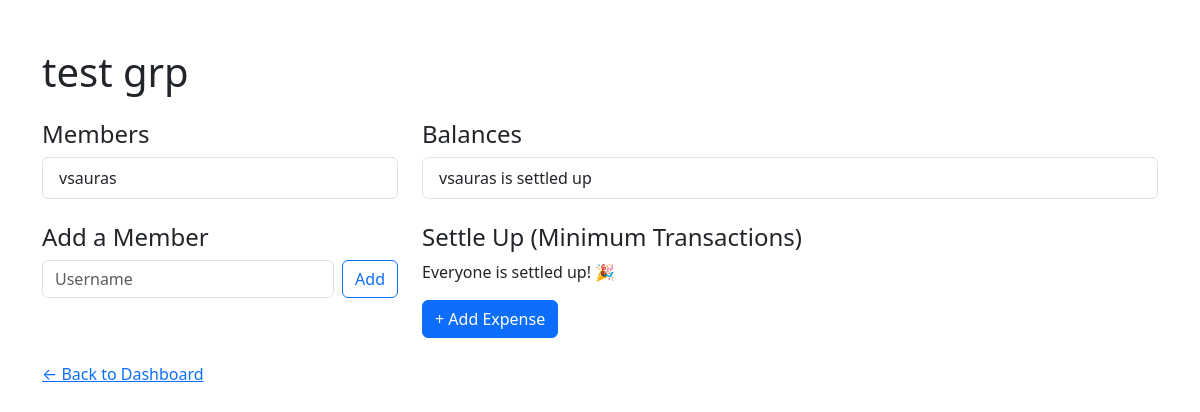
/group/1 (signed in), run on an earlier commit of the app's database.
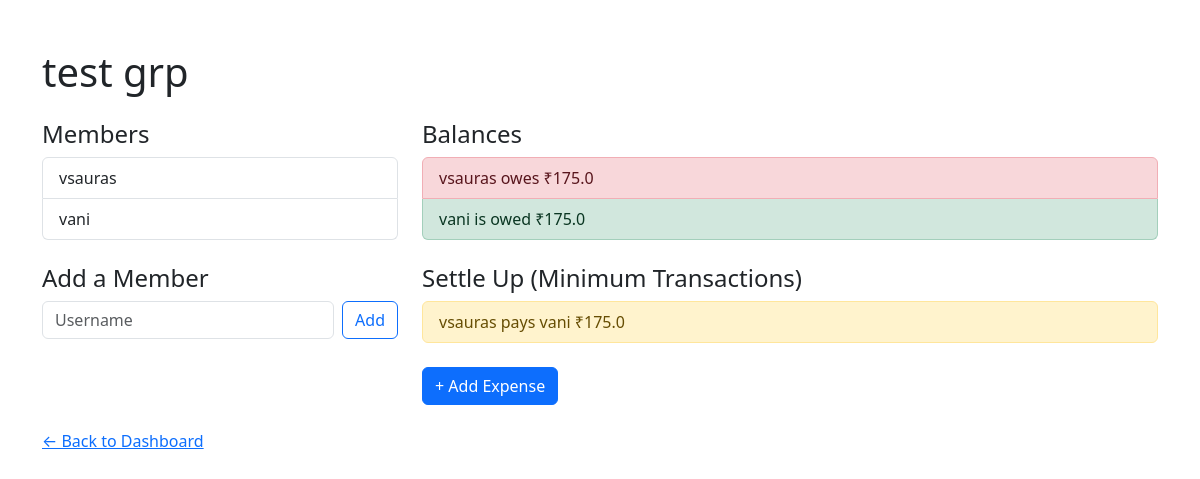
And on a later commit of the database.
### app.py (models this page shows)
class User(db.Model, UserMixin):
    id = db.Column(db.Integer, primary_key=True)
    username = db.Column(db.String(80), unique=True, nullable=False)
    email = db.Column(db.String(120), unique=True, nullable=False)
    password_hash = db.Column(db.String(200), nullable=False)

### app.py (the view)
@app.route('/group/<int:group_id>')
@login_required
def view_group(group_id):
    group = Group.query.get_or_404(group_id)
    memberships = GroupMember.query.filter_by(group_id=group_id).all()
    members = [User.query.get(m.user_id) for m in memberships]
    balances = {}
    for member in members:
        balances[member.id] = 0.0
    expenses = Expense.query.filter_by(group_id=group_id).all()
    for expense in expenses:
        balances[expense.paid_by] += expense.amount
        splits = ExpenseSplit.query.filter_by(expense_id=expense.id).all()
        for split in splits:
            balances[split.user_id] -= split.share_amount
    balance_list = []
    for member in members:
        balance_list.append({
            'username': member.username,
            'amount': round(balances[member.id], 2)
        })
    balances_dict = {member.id: balances[member.id] for member in members}
    settlements = simplify_debts(balances_dict)
    settlement_list = []
    for from_id, to_id, amount in settlements:
        from_user = User.query.get(from_id)
        to_user = User.query.get(to_id)
        settlement_list.append({
            'from': from_user.username,
            'to': to_user.username,
            'amount': amount
        })
    return render_template('group.html', group=group, members=members, balances=balance_list, settlements=settlement_list)

### app.py (called while the page is built)
@login_manager.user_loader
def load_user(user_id):
    return User.query.get(int(user_id))

### templates/group.html (shortened to what this page needs)
<!DOCTYPE html>
<html>
<head>
    <link href="https://cdn.jsdelivr.net/npm/bootstrap@5.3.0/dist/css/bootstrap.min.css" rel="stylesheet">
</head>
<body>
    <div class="container mt-5">
        <h1 class="mb-4">{{ group.name }}</h1>
        <div class="row">
            <div class="col-md-4">
                <h4>Members</h4>
                <ul class="list-group mb-4">
                    {% for member in members %}
                        <li class="list-group-item">{{ member.username }}</li>
                    {% endfor %}
                </ul>
                <h4>Add a Member</h4>
                <form method="POST" action="/group/{{ group.id }}/add-member" class="d-flex gap-2 mb-4">
                    <input type="text" class="form-control" name="username" placeholder="Username" required>
                    <button type="submit" class="btn btn-outline-primary">Add</button>
                </form>
            </div>
            <div class="col-md-8">
                <h4>Balances</h4>
                <ul class="list-group mb-4">
                    {% for b in balances %}
                        {% if b.amount > 0 %}
                            <li class="list-group-item list-group-item-success">{{ b.username }} is owed ₹{{ b.amount }}</li>
                        {% elif b.amount < 0 %}
                            <li class="list-group-item list-group-item-danger">{{ b.username }} owes ₹{{ -b.amount }}</li>
                        {% else %}
                            <li class="list-group-item">{{ b.username }} is settled up</li>
                        {% endif %}
                    {% endfor %}
                </ul>
                <h4>Settle Up (Minimum Transactions)</h4>
                {% if settlements %}
                    <ul class="list-group mb-4">
                        {% for s in settlements %}
                            <li class="list-group-item list-group-item-warning">{{ s.from }} pays {{ s.to }} ₹{{ s.amount }}</li>
                        {% endfor %}
                    </ul>
                {% else %}
                    <p>Everyone is settled up! 🎉</p>
                {% endif %}
                <a href="/group/{{ group.id }}/add-expense" class="btn btn-primary">+ Add Expense</a>
            </div>
        </div>
        <p class="mt-4"><a href="/dashboard">← Back to Dashboard</a></p>
    </div>
</body>
</html>

What changed in the data, as far as the page shows it:
shown differently, row unchanged: User "vsauras": amount (not shown) → "175.0"; text "is settled up" → "owes ₹"
added User: username "vani", amount "175.0", to "vani"
Also different on the page:
new list line: "vsauras"
new list line: "pays ₹ 175.0"
text no longer shown: "Everyone is settled up! 🎉"
